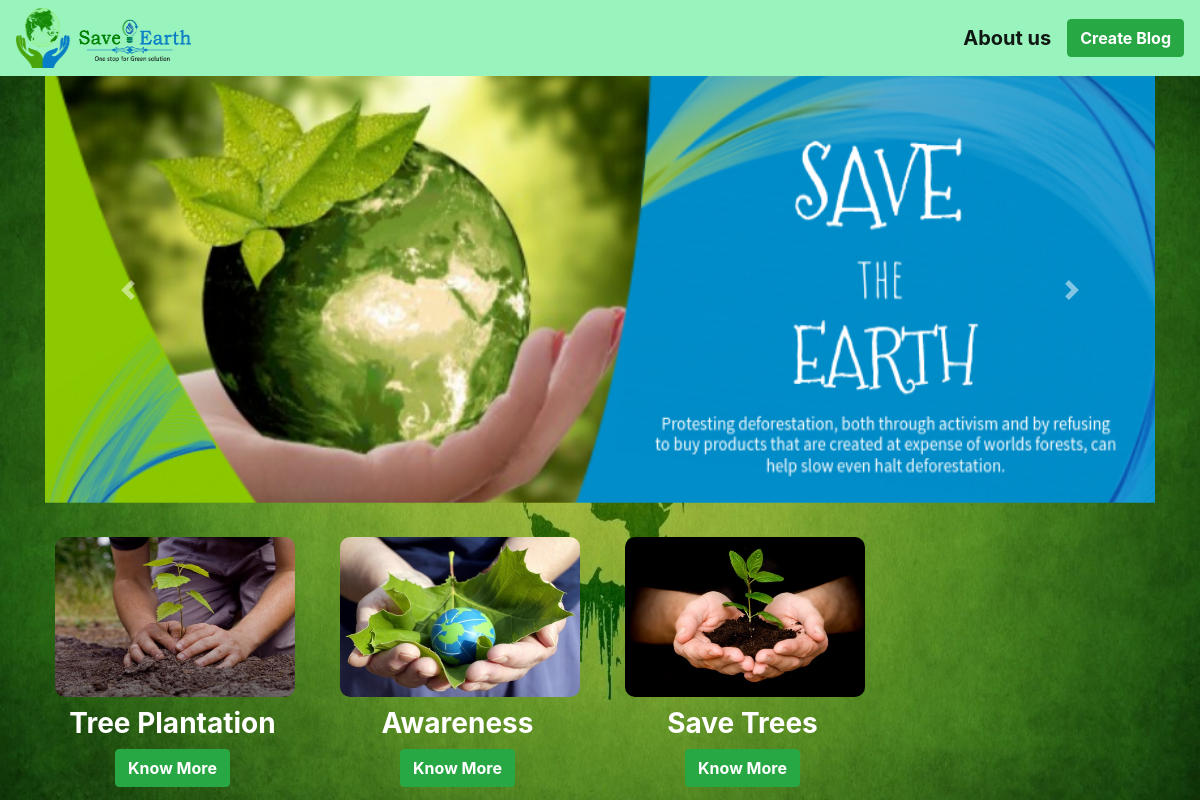
The page / on the database its author committed.
### myblog/models.py (models this page shows, shortened)
class Myblog(models.Model):
    author = models.ForeignKey(
        'auth.User',
        on_delete = models.CASCADE,
    )
    title = models.CharField(max_length=200)
    text = models.TextField()
    image = models.ImageField(upload_to='post_image/',blank=True)

### myblog/views.py (the view)
# urls.py: path('',views.Homepage.as_view(),name='home'),
class Homepage(ListView):
    model = Myblog
    template_name ="home.html"

### templates/home.html (shortened to what this page needs)
{% extends "index.html" %}
{% block content %}
<div id="carouselExampleControls" class="carousel slide" data-ride="carousel">
    <div class="carousel-inner">
      <div class="carousel-item active ">
        <img height="427px" src="post_image/es4.jpg" class="d-block w-100" alt="...">
      </div>
    </div>
    <a class="carousel-control-prev" href="#carouselExampleControls" role="button" data-slide="prev">
      <span class="carousel-control-prev-icon" aria-hidden="true"></span>
    </a>
    <a class="carousel-control-next" href="#carouselExampleControls" role="button" data-slide="next">
      <span class="carousel-control-next-icon" aria-hidden="true"></span>
    </a>
  </div>
<br>
<div class="row">
{% for x in object_list  %}
    <div class="col-lg-3" >
  <div class="pp text-center">
        <img class="yz" width="150px" height="150px" src='{{x.image}}' alt="">
      </div>
      <div class="text-center">
<h3><b>
        {{x.title}}
</b></h3>
    <p>
        <a href="{% url 'detailView' x.pk   %}">
            <button class="btn btn-success"><b>Know More</b></button>
        </a>
    </p>
  </div>
</div>
<br>
{% endfor %}
</div>
{% endblock content %}

### templates/index.html (shortened to what this page needs)
<!doctype html>
<html lang="en">
  <head>
    <link rel="stylesheet" href="https://stackpath.bootstrapcdn.com/bootstrap/4.5.0/css/bootstrap.min.css">
  </head>
  <body>
    <nav class="navbar navbar-expand-lg navbar-light ab">
        <a class="mr-auto" href="{% url 'home' %}"> <img width="175px" height="60px" src="/post_image/logose.png"></a>
        <a class="navbar-brand text-black ml-auto" href="{% url 'about' %}" ><b>About us</b></a>
      <div>
          <class="nav-item" class="navbar-nav mr-auto">
            <a href="{% url 'new' %}">
          <button type="button" class="btn btn-success"><b>Create Blog</b></button>
          </a>
    </div>
  </nav>
      <div class="container">
        {% block content %}
        {% endblock content %}
      </div>
  </body>
</html>

### templates/index.html (style rules this page uses)
.pp { padding: 10px; }
.ab { background-color:#99f3bd; }
.yz { border: 1px; border-radius: 10px; width: 240px; height: 160px; }
body { background-image: url(/post_image/es8.jpg); background-size: 100% 100%; background-repeat: no-repeat; background-attachment: fixed; color: white; }

### rows shown on the page
Myblog: image (picture), title "Tree Plantation"
Myblog: image (picture), title "Awareness"
Myblog: image (picture), title "Save Trees"
